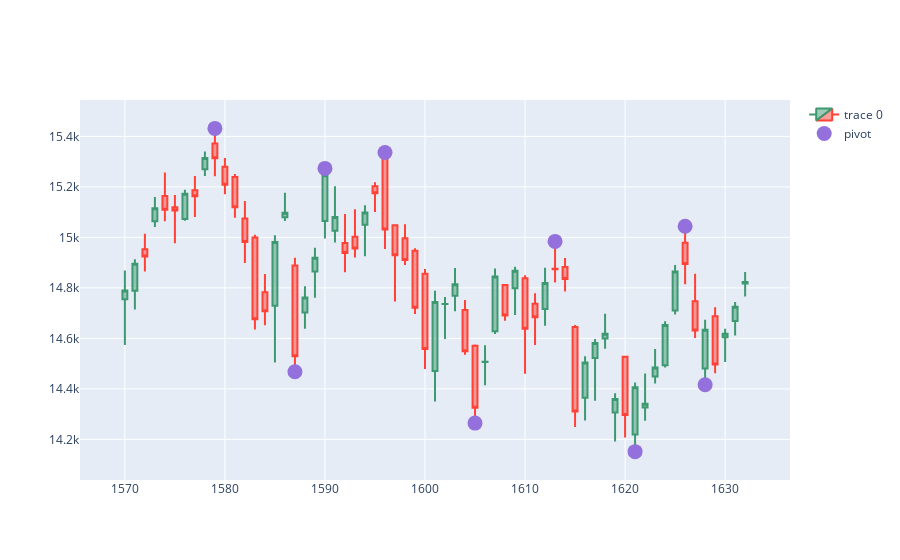

Write notebook code for a chart like this one.
### Code cell
dfpl = df[1570:1633]
fig = go.Figure(data=[go.Candlestick(x=dfpl.index,
                open=dfpl['open'],
                high=dfpl['high'],
                low=dfpl['low'],
                close=dfpl['close'])])

fig.add_scatter(x=dfpl.index, y=dfpl['pointpos'], mode="markers",
                marker=dict(size=15, color="MediumPurple"),
                name="pivot")
fig.update_layout(xaxis_rangeslider_visible=False)
fig.show()
